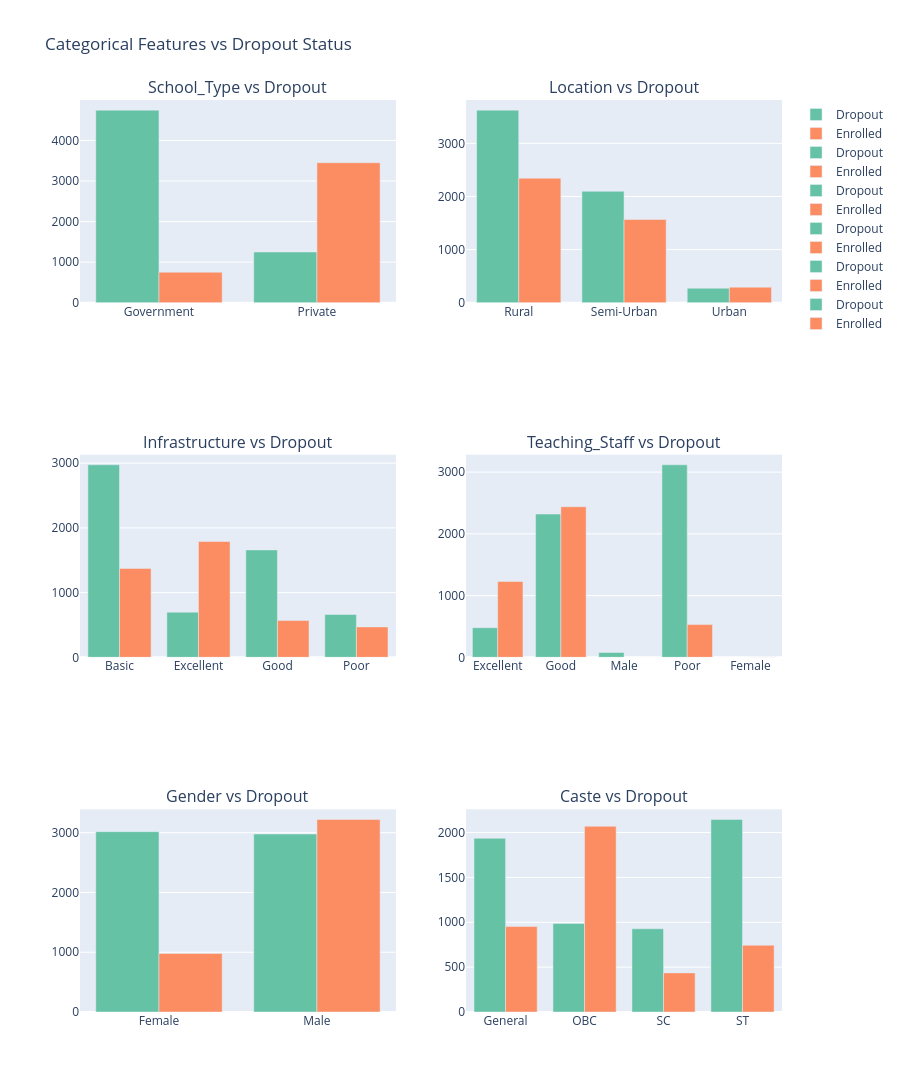

The code cell stored with this chart in its notebook:
### Code cell
# Categorical vs Target (grouped bars - fully interactive)
cat_vs_target = ['School_Type', 'Location', 'Infrastructure', 'Teaching_Staff', 'Gender', 'Caste']
fig_cat_target = make_subplots(rows=3, cols=2, subplot_titles=[f'{col} vs Dropout' for col in cat_vs_target])

for i, col in enumerate(cat_vs_target):
    row = i // 2 + 1
    col_pos = i % 2 + 1
    grouped = df.groupby([col, 'Dropout_Status']).size().reset_index(name='count')
    for status in grouped['Dropout_Status'].unique():
        subset = grouped[grouped['Dropout_Status'] == status]
        fig_cat_target.add_trace(
            go.Bar(x=subset[col], y=subset['count'], name=status,
                   marker_color=colors[0] if status == 'Dropout' else colors[1]),
            row=row, col=col_pos
        )

fig_cat_target.update_layout(height=1400, title_text="Categorical Features vs Dropout Status", barmode='group')
fig_cat_target.write_html("bivariate_categorical_vs_target.html")
fig_cat_target.show()

### Figure 1 — Plotly figure (JSON) as saved in the notebook; plotly's stock layout.template omitted (floating-point values rounded to 4 significant figures)
{"data": [{"marker": {"color": "rgb(102,194,165)"}, "name": "Dropout", "type": "bar", "x": ["Government", "Private"], "xaxis": "x", "y": [4747, 1249], "yaxis": "y"}, {"marker": {"color": "rgb(252,141,98)"}, "name": "Enrolled", "type": "bar", "x": ["Government", "Private"], "xaxis": "x", "y": [751, 3451], "yaxis": "y"}, {"marker": {"color": "rgb(102,194,165)"}, "name": "Dropout", "type": "bar", "x": ["Rural", "Semi-Urban", "Urban"], "xaxis": "x2", "y": [3626, 2098, 272], "yaxis": "y2"}, {"marker": {"color": "rgb(252,141,98)"}, "name": "Enrolled", "type": "bar", "x": ["Rural", "Semi-Urban", "Urban"], "xaxis": "x2", "y": [2344, 1566, 292], "yaxis": "y2"}, {"marker": {"color": "rgb(102,194,165)"}, "name": "Dropout", "type": "bar", "x": ["Basic", "Excellent", "Good", "Poor"], "xaxis": "x3", "y": [2975, 698, 1660, 663], "yaxis": "y3"}, {"marker": {"color": "rgb(252,141,98)"}, "name": "Enrolled", "type": "bar", "x": ["Basic", "Excellent", "Good", "Poor"], "xaxis": "x3", "y": [1374, 1790, 568, 470], "yaxis": "y3"}, {"marker": {"color": "rgb(102,194,165)"}, "name": "Dropout", "type": "bar", "x": ["Excellent", "Good", "Male", "Poor"], "xaxis": "x4", "y": [480, 2320, 78, 3118], "yaxis": "y4"}, {"marker": {"color": "rgb(252,141,98)"}, "name": "Enrolled", "type": "bar", "x": ["Excellent", "Female", "Good", "Poor"], "xaxis": "x4", "y": [1228, 6, 2438, 530], "yaxis": "y4"}, {"marker": {"color": "rgb(102,194,165)"}, "name": "Dropout", "type": "bar", "x": ["Female", "Male"], "xaxis": "x5", "y": [3018, 2978], "yaxis": "y5"}, {"marker": {"color": "rgb(252,141,98)"}, "name": "Enrolled", "type": "bar", "x": ["Female", "Male"], "xaxis": "x5", "y": [980, 3222], "yaxis": "y5"}, {"marker": {"color": "rgb(102,194,165)"}, "name": "Dropout", "type": "bar", "x": ["General", "OBC", "SC", "ST"], "xaxis": "x6", "y": [1936, 986, 928, 2146], "yaxis": "y6"}, {"marker": {"color": "rgb(252,141,98)"}, "name": "Enrolled", "type": "bar", "x": ["General", "OBC", "SC", "ST"], "xaxis": "x6", "y": [952, 2070, 436, 744], "yaxis": "y6"}], "layout": {"annotations": [{"font": {"size": 16}, "showarrow": false, "text": "School_Type vs Dropout", "x": 0.225, "xanchor": "center", "xref": "paper", "y": 1, "yanchor": "bottom", "yref": "paper"}, {"font": {"size": 16}, "showarrow": false, "text": "Location vs Dropout", "x": 0.775, "xanchor": "center", "xref": "paper", "y": 1, "yanchor": "bottom", "yref": "paper"}, {"font": {"size": 16}, "showarrow": false, "text": "Infrastructure vs Dropout", "x": 0.225, "xanchor": "center", "xref": "paper", "y": 0.6111, "yanchor": "bottom", "yref": "paper"}, {"font": {"size": 16}, "showarrow": false, "text": "Teaching_Staff vs Dropout", "x": 0.775, "xanchor": "center", "xref": "paper", "y": 0.6111, "yanchor": "bottom", "yref": "paper"}, {"font": {"size": 16}, "showarrow": false, "text": "Gender vs Dropout", "x": 0.225, "xanchor": "center", "xref": "paper", "y": 0.2222, "yanchor": "bottom", "yref": "paper"}, {"font": {"size": 16}, "showarrow": false, "text": "Caste vs Dropout", "x": 0.775, "xanchor": "center", "xref": "paper", "y": 0.2222, "yanchor": "bottom", "yref": "paper"}], "barmode": "group", "height": 1400, "title": {"text": "Categorical Features vs Dropout Status"}, "xaxis": {"anchor": "y", "domain": [0, 0.45]}, "xaxis2": {"anchor": "y2", "domain": [0.55, 1]}, "xaxis3": {"anchor": "y3", "domain": [0, 0.45]}, "xaxis4": {"anchor": "y4", "domain": [0.55, 1]}, "xaxis5": {"anchor": "y5", "domain": [0, 0.45]}, "xaxis6": {"anchor": "y6", "domain": [0.55, 1]}, "yaxis": {"anchor": "x", "domain": [0.7778, 1]}, "yaxis2": {"anchor": "x2", "domain": [0.7778, 1]}, "yaxis3": {"anchor": "x3", "domain": [0.3889, 0.6111]}, "yaxis4": {"anchor": "x4", "domain": [0.3889, 0.6111]}, "yaxis5": {"anchor": "x5", "domain": [0, 0.2222]}, "yaxis6": {"anchor": "x6", "domain": [0, 0.2222]}}}
